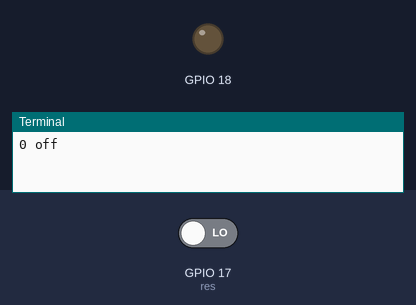
This program was run on a simulated Raspberry Pi (BCM pin numbers). Shown: output pins drawn as LEDs (lit = HIGH), the last lines printed to the terminal. Inputs (shaded band) come from the test bench; at power-on: GPIO 17 (res) LOW.

Above: at 1.2 s.
1.3 s: GPIO 17 (res) driven HIGH
At 3.3 s:
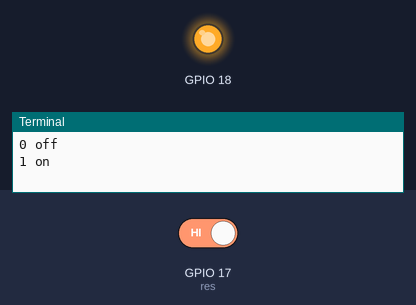
5.2 s: GPIO 17 (res) driven LOW
At 6.8 s:
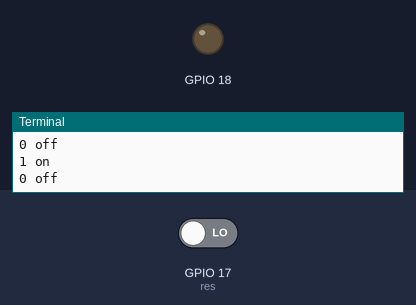
Timing chart, 0 to 8.3 s (numbered marks = the images above; inputs shaded):
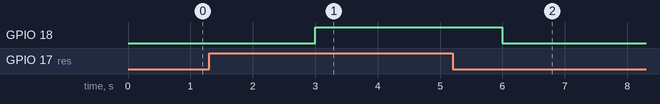

Measured:
- after the input at 1.3 s, GPIO 18: LOW → HIGH after 1.7 s
- after the input at 5.2 s, GPIO 18: HIGH → LOW after 0.80 s

The program:

motion.py
```python
import RPi.GPIO as GPIO
import time

# use broadcomm GPIO naming schema
GPIO.setmode(GPIO.BCM)

# setup GPIO pin 18 as an output
GPIO.setup(17, GPIO.IN)
GPIO.setup(18, GPIO.OUT)

# start with LED off
GPIO.output(18, GPIO.LOW)

while True:
    res = GPIO.input(17)
    if res == 1:
        GPIO.output(18, GPIO.HIGH)
        print(res, 'on')
    else:
        GPIO.output(18, GPIO.LOW)
        print(res, 'off')
    time.sleep(3)


# clean up at end of program
GPIO.cleanup()
```
